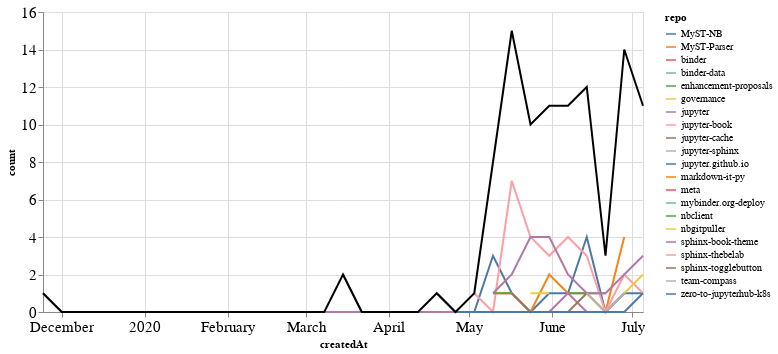

Write notebook code for a chart like this one.
### Markdown cell above
## PRs

### Code cell
prs_time = prs.groupby('repo').resample('W', on='createdAt').count()['author'].reset_index()
prs_time = prs_time.rename(columns={'author': 'count'})
prs_time_total = prs_time.groupby('createdAt').agg({"count": "sum"}).reset_index()

ch1 = alt.Chart(prs_time, width=600).mark_line().encode(
    x='createdAt',
    y='count',
    color='repo',
    tooltip="repo"
)

ch2 = alt.Chart(prs_time_total, width=600).mark_line(color="black").encode(
    x='createdAt',
    y='count',
)

ch1 + ch2

### Figure 1 — Vega-Lite specification as saved in the notebook (floating-point values rounded to 4 significant figures)
{"config": {"axisLeft": {"labelFontSize": 15}, "axisBottom": {"labelFontSize": 15}}, "layer": [{"data": {"name": "data-8d14aaff584c326784bb7554b96e9c3e"}, "mark": "line", "encoding": {"color": {"type": "nominal", "field": "repo"}, "tooltip": {"type": "nominal", "field": "repo"}, "x": {"type": "temporal", "field": "createdAt"}, "y": {"type": "quantitative", "field": "count"}}, "width": 600}, {"data": {"name": "data-b0a5d00364d963f2c13e245079c0ee44"}, "mark": {"type": "line", "color": "black"}, "encoding": {"x": {"type": "temporal", "field": "createdAt"}, "y": {"type": "quantitative", "field": "count"}}, "width": 600}], "$schema": "https://vega.github.io/schema/vega-lite/v4.8.1.json", "datasets": {"data-8d14aaff584c326784bb7554b96e9c3e": [{"repo": "MyST-NB", "createdAt": "2020-03-15T00:00:00", "count": 2}, {"repo": "MyST-NB", "createdAt": "2020-03-22T00:00:00", "count": 0}, {"repo": "MyST-NB", "createdAt": "2020-03-29T00:00:00", "count": 0}, {"repo": "MyST-NB", "createdAt": "2020-04-05T00:00:00", "count": 0}, {"repo": "MyST-NB", "createdAt": "2020-04-12T00:00:00", "count": 0}, {"repo": "MyST-NB", "createdAt": "2020-04-19T00:00:00", "count": 0}, {"repo": "MyST-NB", "createdAt": "2020-04-26T00:00:00", "count": 0}, {"repo": "MyST-NB", "createdAt": "2020-05-03T00:00:00", "count": 0}, {"repo": "MyST-NB", "createdAt": "2020-05-10T00:00:00", "count": 3}, {"repo": "MyST-NB", "createdAt": "2020-05-17T00:00:00", "count": 1}, {"repo": "MyST-NB", "createdAt": "2020-05-24T00:00:00", "count": 0}, {"repo": "MyST-NB", "createdAt": "2020-05-31T00:00:00", "count": 1}, {"repo": "MyST-NB", "createdAt": "2020-06-07T00:00:00", "count": 1}, {"repo": "MyST-NB", "createdAt": "2020-06-14T00:00:00", "count": 4}, {"repo": "MyST-NB", "createdAt": "2020-06-21T00:00:00", "count": 0}, {"repo": "MyST-NB", "createdAt": "2020-06-28T00:00:00", "count": 1}, {"repo": "MyST-NB", "createdAt": "2020-07-05T00:00:00", "count": 1}, {"repo": "MyST-Parser", "createdAt": "2020-05-10T00:00:00", "count": 1}, {"repo": "MyST-Parser", "createdAt": "2020-05-17T00:00:00", "count": 1}, {"repo": "MyST-Parser", "createdAt": "2020-05-24T00:00:00", "count": 0}, {"repo": "MyST-Parser", "createdAt": "2020-05-31T00:00:00", "count": 2}, {"repo": "MyST-Parser", "createdAt": "2020-06-07T00:00:00", "count": 1}, {"repo": "MyST-Parser", "createdAt": "2020-06-14T00:00:00", "count": 1}, {"repo": "MyST-Parser", "createdAt": "2020-06-21T00:00:00", "count": 0}, {"repo": "MyST-Parser", "createdAt": "2020-06-28T00:00:00", "count": 4}, {"repo": "binder", "createdAt": "2020-06-28T00:00:00", "count": 1}, {"repo": "binder-data", "createdAt": "2020-06-21T00:00:00", "count": 1}, {"repo": "enhancement-proposals", "createdAt": "2020-06-07T00:00:00", "count": 1}, {"repo": "enhancement-proposals", "createdAt": "2020-06-14T00:00:00", "count": 1}, {"repo": "enhancement-proposals", "createdAt": "2020-06-21T00:00:00", "count": 1}, {"repo": "governance", "createdAt": "2020-05-24T00:00:00", "count": 1}, {"repo": "governance", "createdAt": "2020-05-31T00:00:00", "count": 1}, {"repo": "jupyter", "createdAt": "2019-11-24T00:00:00", "count": 1}, {"repo": "jupyter", "createdAt": "2019-12-01T00:00:00", "count": 0}, {"repo": "jupyter", "createdAt": "2019-12-08T00:00:00", "count": 0}, {"repo": "jupyter", "createdAt": "2019-12-15T00:00:00", "count": 0}, {"repo": "jupyter", "createdAt": "2019-12-22T00:00:00", "count": 0}, {"repo": "jupyter", "createdAt": "2019-12-29T00:00:00", "count": 0}, {"repo": "jupyter", "createdAt": "2020-01-05T00:00:00", "count": 0}, {"repo": "jupyter", "createdAt": "2020-01-12T00:00:00", "count": 0}, {"repo": "jupyter", "createdAt": "2020-01-19T00:00:00", "count": 0}, {"repo": "jupyter", "createdAt": "2020-01-26T00:00:00", "count": 0}, {"repo": "jupyter", "createdAt": "2020-02-02T00:00:00", "count": 0}, {"repo": "jupyter", "createdAt": "2020-02-09T00:00:00", "count": 0}, {"repo": "jupyter", "createdAt": "2020-02-16T00:00:00", "count": 0}, {"repo": "jupyter", "createdAt": "2020-02-23T00:00:00", "count": 0}, {"repo": "jupyter", "createdAt": "2020-03-01T00:00:00", "count": 0}, {"repo": "jupyter", "createdAt": "2020-03-08T00:00:00", "count": 0}, {"repo": "jupyter", "createdAt": "2020-03-15T00:00:00", "count": 0}, {"repo": "jupyter", "createdAt": "2020-03-22T00:00:00", "count": 0}, {"repo": "jupyter", "createdAt": "2020-03-29T00:00:00", "count": 0}, {"repo": "jupyter", "createdAt": "2020-04-05T00:00:00", "count": 0}, {"repo": "jupyter", "createdAt": "2020-04-12T00:00:00", "count": 0}, {"repo": "jupyter", "createdAt": "2020-04-19T00:00:00", "count": 0}, {"repo": "jupyter", "createdAt": "2020-04-26T00:00:00", "count": 0}, {"repo": "jupyter", "createdAt": "2020-05-03T00:00:00", "count": 0}, {"repo": "jupyter", "createdAt": "2020-05-10T00:00:00", "count": 0}, {"repo": "jupyter", "createdAt": "2020-05-17T00:00:00", "count": 0}, {"repo": "jupyter", "createdAt": "2020-05-24T00:00:00", "count": 0}, {"repo": "jupyter", "createdAt": "2020-05-31T00:00:00", "count": 0}, {"repo": "jupyter", "createdAt": "2020-06-07T00:00:00", "count": 1}, {"repo": "jupyter", "createdAt": "2020-06-14T00:00:00", "count": 0}, {"repo": "jupyter", "createdAt": "2020-06-21T00:00:00", "count": 0}, {"repo": "jupyter", "createdAt": "2020-06-28T00:00:00", "count": 1}, {"repo": "jupyter-book", "createdAt": "2020-05-03T00:00:00", "count": 1}, {"repo": "jupyter-book", "createdAt": "2020-05-10T00:00:00", "count": 0}, {"repo": "jupyter-book", "createdAt": "2020-05-17T00:00:00", "count": 7}, {"repo": "jupyter-book", "createdAt": "2020-05-24T00:00:00", "count": 4}, {"repo": "jupyter-book", "createdAt": "2020-05-31T00:00:00", "count": 3}, {"repo": "jupyter-book", "createdAt": "2020-06-07T00:00:00", "count": 4}, {"repo": "jupyter-book", "createdAt": "2020-06-14T00:00:00", "count": 3}, {"repo": "jupyter-book", "createdAt": "2020-06-21T00:00:00", "count": 0}, {"repo": "jupyter-book", "createdAt": "2020-06-28T00:00:00", "count": 2}, {"repo": "jupyter-book", "createdAt": "2020-07-05T00:00:00", "count": 1}, {"repo": "jupyter-cache", "createdAt": "2020-05-17T00:00:00", "count": 1}, {"repo": "jupyter-sphinx", "createdAt": "2020-06-28T00:00:00", "count": 1}, {"repo": "jupyter.github.io", "createdAt": "2020-05-17T00:00:00", "count": 1}, {"repo": "markdown-it-py", "createdAt": "2020-05-10T00:00:00", "count": 2}, {"repo": "meta", "createdAt": "2020-06-07T00:00:00", "count": 1}, {"repo": "mybinder.org-deploy", "createdAt": "2020-05-24T00:00:00", "count": 1}, {"repo": "nbclient", "createdAt": "2020-05-10T00:00:00", "count": 1}, {"repo": "nbclient", "createdAt": "2020-05-17T00:00:00", "count": 1}, {"repo": "nbgitpuller", "createdAt": "2020-06-28T00:00:00", "count": 1}, {"repo": "nbgitpuller", "createdAt": "2020-07-05T00:00:00", "count": 2}, {"repo": "sphinx-book-theme", "createdAt": "2020-05-10T00:00:00", "count": 1}, {"repo": "sphinx-book-theme", "createdAt": "2020-05-17T00:00:00", "count": 2}, {"repo": "sphinx-book-theme", "createdAt": "2020-05-24T00:00:00", "count": 4}, {"repo": "sphinx-book-theme", "createdAt": "2020-05-31T00:00:00", "count": 4}, {"repo": "sphinx-book-theme", "createdAt": "2020-06-07T00:00:00", "count": 2}, {"repo": "sphinx-book-theme", "createdAt": "2020-06-14T00:00:00", "count": 1}, {"repo": "sphinx-book-theme", "createdAt": "2020-06-21T00:00:00", "count": 1}, {"repo": "sphinx-book-theme", "createdAt": "2020-06-28T00:00:00", "count": 2}, {"repo": "sphinx-book-theme", "createdAt": "2020-07-05T00:00:00", "count": 3}, {"repo": "sphinx-thebelab", "createdAt": "2020-07-05T00:00:00", "count": 3}, {"repo": "sphinx-togglebutton", "createdAt": "2020-05-17T00:00:00", "count": 1}, {"repo": "sphinx-togglebutton", "createdAt": "2020-05-24T00:00:00", "count": 0}, {"repo": "sphinx-togglebutton", "createdAt": "2020-05-31T00:00:00", "count": 0}, {"repo": "sphinx-togglebutton", "createdAt": "2020-06-07T00:00:00", "count": 0}, {"repo": "sphinx-togglebutton", "createdAt": "2020-06-14T00:00:00", "count": 1}, {"repo": "team-compass", "createdAt": "2020-06-14T00:00:00", "count": 1}, {"repo": "team-compass", "createdAt": "2020-06-21T00:00:00", "count": 0}, {"repo": "team-compass", "createdAt": "2020-06-28T00:00:00", "count": 1}, {"repo": "zero-to-jupyterhub-k8s", "createdAt": "2020-04-19T00:00:00", "count": 1}, {"repo": "zero-to-jupyterhub-k8s", "createdAt": "2020-04-26T00:00:00", "count": 0}, {"repo": "zero-to-jupyterhub-k8s", "createdAt": "2020-05-03T00:00:00", "count": 0}, {"repo": "zero-to-jupyterhub-k8s", "createdAt": "2020-05-10T00:00:00", "count": 0}, {"repo": "zero-to-jupyterhub-k8s", "createdAt": "2020-05-17T00:00:00", "count": 0}, {"repo": "zero-to-jupyterhub-k8s", "createdAt": "2020-05-24T00:00:00", "count": 0}, {"repo": "zero-to-jupyterhub-k8s", "createdAt": "2020-05-31T00:00:00", "count": 0}, {"repo": "zero-to-jupyterhub-k8s", "createdAt": "2020-06-07T00:00:00", "count": 0}, {"repo": "zero-to-jupyterhub-k8s", "createdAt": "2020-06-14T00:00:00", "count": 0}, {"repo": "zero-to-jupyterhub-k8s", "createdAt": "2020-06-21T00:00:00", "count": 0}, {"repo": "zero-to-jupyterhub-k8s", "createdAt": "2020-06-28T00:00:00", "count": 0}, {"repo": "zero-to-jupyterhub-k8s", "createdAt": "2020-07-05T00:00:00", "count": 1}], "data-b0a5d00364d963f2c13e245079c0ee44": [{"createdAt": "2019-11-24T00:00:00", "count": 1}, {"createdAt": "2019-12-01T00:00:00", "count": 0}, {"createdAt": "2019-12-08T00:00:00", "count": 0}, {"createdAt": "2019-12-15T00:00:00", "count": 0}, {"createdAt": "2019-12-22T00:00:00", "count": 0}, {"createdAt": "2019-12-29T00:00:00", "count": 0}, {"createdAt": "2020-01-05T00:00:00", "count": 0}, {"createdAt": "2020-01-12T00:00:00", "count": 0}, {"createdAt": "2020-01-19T00:00:00", "count": 0}, {"createdAt": "2020-01-26T00:00:00", "count": 0}, {"createdAt": "2020-02-02T00:00:00", "count": 0}, {"createdAt": "2020-02-09T00:00:00", "count": 0}, {"createdAt": "2020-02-16T00:00:00", "count": 0}, {"createdAt": "2020-02-23T00:00:00", "count": 0}, {"createdAt": "2020-03-01T00:00:00", "count": 0}, {"createdAt": "2020-03-08T00:00:00", "count": 0}, {"createdAt": "2020-03-15T00:00:00", "count": 2}, {"createdAt": "2020-03-22T00:00:00", "count": 0}, {"createdAt": "2020-03-29T00:00:00", "count": 0}, {"createdAt": "2020-04-05T00:00:00", "count": 0}, {"createdAt": "2020-04-12T00:00:00", "count": 0}, {"createdAt": "2020-04-19T00:00:00", "count": 1}, {"createdAt": "2020-04-26T00:00:00", "count": 0}, {"createdAt": "2020-05-03T00:00:00", "count": 1}, {"createdAt": "2020-05-10T00:00:00", "count": 8}, {"createdAt": "2020-05-17T00:00:00", "count": 15}, {"createdAt": "2020-05-24T00:00:00", "count": 10}, {"createdAt": "2020-05-31T00:00:00", "count": 11}, {"createdAt": "2020-06-07T00:00:00", "count": 11}, {"createdAt": "2020-06-14T00:00:00", "count": 12}, {"createdAt": "2020-06-21T00:00:00", "count": 3}, {"createdAt": "2020-06-28T00:00:00", "count": 14}, {"createdAt": "2020-07-05T00:00:00", "count": 11}]}}
